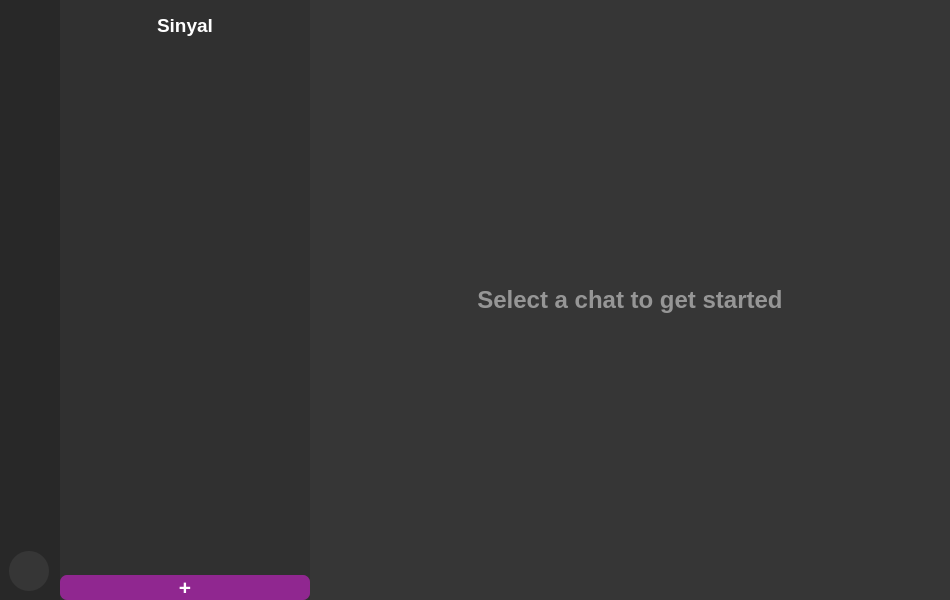
<?xml version="1.0" encoding="UTF-8"?>
<ui version="4.0">
 <class>MainChatWindow</class>
 <widget class="QDialog" name="MainChatWindow">
  <property name="geometry">
   <rect>
    <x>0</x>
    <y>0</y>
    <width>950</width>
    <height>600</height>
   </rect>
  </property>
  <property name="windowTitle">
   <string>Secure Chat</string>
  </property>
  <property name="styleSheet">
   <string notr="true">/* ---- Global Styles ---- */
QDialog#MainChatWindow {
    background-color: rgb(54, 54, 54);
}

/* ---- Icon Bar (Far Left) ---- */
QWidget#iconBar {
    background-color: rgb(40, 40, 40);
}

QPushButton#logoutButton {
    background-color: rgb(54, 54, 54);
    border: none;
    padding: 10px;
    border-radius: 20px; /* Creates a circle for a 40x40 button */
}

QPushButton#logoutButton:hover {
    background-color: rgb(220, 80, 80);
}

/* ---- List Panel (Friends List) ---- */
QWidget#listPanel {
    background-color: rgb(48, 48, 48);
}

QLabel#listPanelTitleLabel {
    color: white;
    font-size: 14pt;
    font-weight: bold;
    padding: 5px;
}

QListWidget#friendsListWidget {
    border: none;
    color: rgb(200, 200, 200);
    font-size: 11pt;
}

QListWidget::item {
    padding: 10px;
}

QListWidget::item:hover {
    background-color: rgb(60, 60, 60);
}

QListWidget::item:selected {
    background-color: rgb(144, 39, 144);
    color: white;
}

/* Style for the addFriendButton (the '+') */
QPushButton#addFriendButton {
    background-color: rgb(144, 39, 144); /* Reverted to original purple */
    color: white;
    font-weight: bold;
    font-size: 16pt; /* Adjusted font size for '+' */
    border: none;
    border-radius: 7px; /* Rounded rectangular shape */
    padding: 0px; /* Ensure no extra padding, rely on min/max size */
}

QPushButton#addFriendButton:hover {
    background-color: rgb(160, 50, 160); /* Slightly brighter purple on hover */
}

/* ---- Main Chat Area (Right) ---- */
QLabel#chattingWithLabel {
    color: white;
    font-size: 12pt;
    font-weight: bold;
    padding: 5px;
}

QTextEdit#chatDisplay {
    background-color: rgb(48, 48, 48);
    border: 1px solid rgb(40, 40, 40);
    border-radius: 8px;
    color: rgb(220, 220, 220);
    font-size: 11pt;
    padding: 5px;
}

QLineEdit#messageLineEdit {
    background-color: rgb(48, 48, 48);
    border: 1px solid rgb(40, 40, 40);
    border-radius: 7px;
    padding: 10px;
    color: rgb(220, 220, 220);
    font-size: 11pt;
}

QPushButton#sendButton {
    background-color: rgb(144, 39, 144);
    color: white;
    font-weight: bold;
    border: none;
    border-radius: 7px;
    padding: 10px 16px;
}

QPushButton#sendButton:hover {
    background-color: rgb(160, 50, 160);
}

QPushButton#sendButton:disabled {
    background-color: rgb(70, 70, 70);
    color: rgb(120, 120, 120);
}

/* ---- Welcome Page Style ---- */
QLabel#welcomeMessageLabel {
    font-size: 18pt;
    font-weight: bold;
    color: rgb(150, 150, 150);
}
</string>
  </property>
  <layout class="QHBoxLayout" name="horizontalLayout" stretch="0,0,1">
   <property name="spacing">
    <number>0</number>
   </property>
   <property name="leftMargin">
    <number>0</number>
   </property>
   <property name="topMargin">
    <number>0</number>
   </property>
   <property name="rightMargin">
    <number>0</number>
   </property>
   <property name="bottomMargin">
    <number>0</number>
   </property>
   <item>
    <widget class="QWidget" name="iconBar" native="true">
     <property name="minimumSize">
      <size>
       <width>60</width>
       <height>0</height>
      </size>
     </property>
     <property name="maximumSize">
      <size>
       <width>60</width>
       <height>16777215</height>
      </size>
     </property>
     <layout class="QVBoxLayout" name="verticalLayout_3">
      <item>
       <spacer name="verticalSpacer">
        <property name="orientation">
         <enum>Qt::Vertical</enum>
        </property>
        <property name="sizeHint" stdset="0">
         <size>
          <width>20</width>
          <height>421</height>
         </size>
        </property>
       </spacer>
      </item>
      <item>
       <widget class="QPushButton" name="logoutButton">
        <property name="minimumSize">
         <size>
          <width>40</width>
          <height>40</height>
         </size>
        </property>
        <property name="maximumSize">
         <size>
          <width>40</width>
          <height>40</height>
         </size>
        </property>
        <property name="toolTip">
         <string>Logout</string>
        </property>
        <property name="text">
         <string/>
        </property>
        <property name="icon">
         <iconset>
          <normaloff>logout.png</normaloff>logout.png</iconset>
        </property>
       </widget>
      </item>
     </layout>
    </widget>
   </item>
   <item>
    <widget class="QWidget" name="listPanel" native="true">
     <property name="minimumSize">
      <size>
       <width>250</width>
       <height>0</height>
      </size>
     </property>
     <property name="maximumSize">
      <size>
       <width>250</width>
       <height>16777215</height>
      </size>
     </property>
     <layout class="QVBoxLayout" name="verticalLayout" stretch="0,1,0">
      <property name="spacing">
       <number>6</number>
      </property>
      <property name="leftMargin">
       <number>0</number>
      </property>
      <property name="topMargin">
       <number>9</number>
      </property>
      <property name="rightMargin">
       <number>0</number>
      </property>
      <property name="bottomMargin">
       <number>0</number>
      </property>
      <item>
       <widget class="QLabel" name="listPanelTitleLabel">
        <property name="text">
         <string>Sinyal</string>
        </property>
        <property name="alignment">
         <set>Qt::AlignCenter</set>
        </property>
       </widget>
      </item>
      <item>
       <widget class="QListWidget" name="friendsListWidget">
        <property name="styleSheet">
         <string notr="true">background-color:rgb(48, 48, 48);</string>
        </property>
       </widget>
      </item>
      <item>
       <widget class="QPushButton" name="addFriendButton">
        <property name="enabled">
         <bool>true</bool>
        </property>
        <property name="toolTip">
         <string>Follow a New User</string>
        </property>
        <property name="text">
         <string>+</string>
        </property>
       </widget>
      </item>
     </layout>
    </widget>
   </item>
   <item>
    <widget class="QStackedWidget" name="contentStackedWidget">
     <property name="currentIndex">
      <number>0</number>
     </property>
     <widget class="QWidget" name="welcomePage">
      <layout class="QVBoxLayout" name="verticalLayout_7">
       <item>
        <widget class="QLabel" name="welcomeMessageLabel">
         <property name="text">
          <string>Select a chat to get started</string>
         </property>
         <property name="alignment">
          <set>Qt::AlignCenter</set>
         </property>
        </widget>
       </item>
      </layout>
     </widget>
     <widget class="QWidget" name="chatPage">
      <layout class="QVBoxLayout" name="verticalLayout_2" stretch="0,1,0">
       <item>
        <widget class="QLabel" name="chattingWithLabel">
         <property name="text">
          <string>Select a chat to begin</string>
         </property>
        </widget>
       </item>
       <item>
        <widget class="QTextEdit" name="chatDisplay"/>
       </item>
       <item>
        <layout class="QHBoxLayout" name="horizontalLayout_2" stretch="1,0">
         <item>
          <widget class="QLineEdit" name="messageLineEdit">
           <property name="placeholderText">
            <string>Type a message...</string>
           </property>
          </widget>
         </item>
         <item>
          <widget class="QPushButton" name="sendButton">
           <property name="text">
            <string>Send</string>
           </property>
          </widget>
         </item>
        </layout>
       </item>
      </layout>
     </widget>
    </widget>
   </item>
  </layout>
 </widget>
 <resources/>
 <connections/>
</ui>
